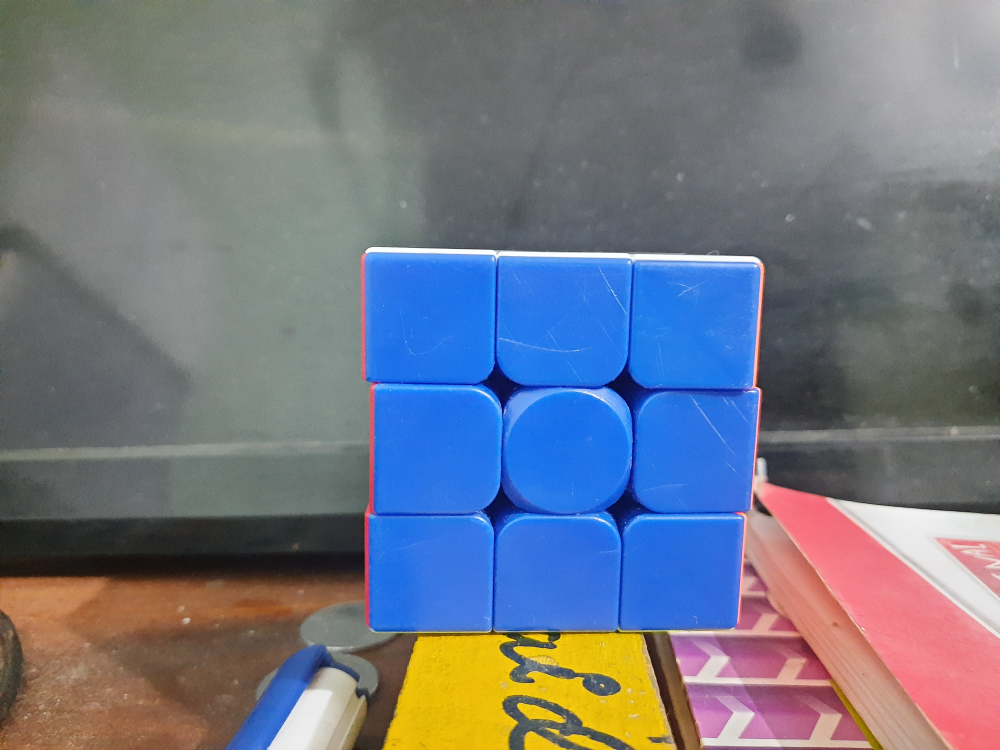
#> input picture images/1.jpg, 4000 x 3000 px, given in place of vid1.mp4, which was not available (shown at 1/4 size)
$ python main.py
#> lines starting #> are read from the running program, lines starting #| are printed output that depends on the picture; after the words box and inside, x2 and y2 are one past the last pixel; in counts of white or black regions, pixels touching at a corner belong together; long printed decimals are rounded; pictures that were not available may be replaced by others from this repository, and a replacement may not be noted
import cv2
import numpy as np

cap = cv2.VideoCapture("videos/vid1.mp4")
new_width = 480
new_height = 480
while True:
    ret, frame = cap.read()
#> frame is the input picture: shape (3000, 4000, 3); mean B, G, R 132.3, 119.2, 114.5
    frame = cv2.resize(frame, (new_width,new_height))
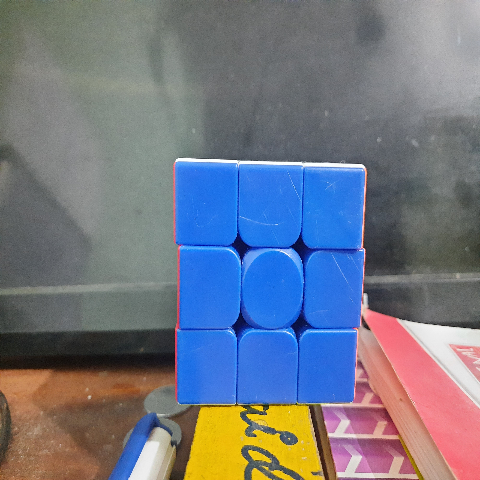
#> frame: shape (480, 480, 3); mean B, G, R 132.2, 119.2, 114.4
    gray = cv2.cvtColor(frame, cv2.COLOR_BGR2GRAY)
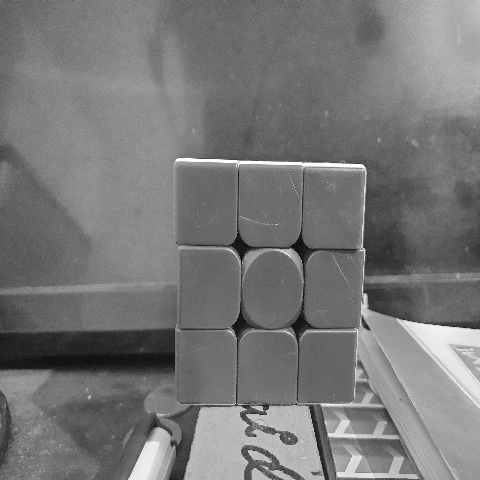
#> gray: shape (480, 480); min 9, max 255, mean 119.2
    gaussian = cv2.GaussianBlur(gray, (5,5), 0)
    canny = cv2.Canny(gray, 150, 100)
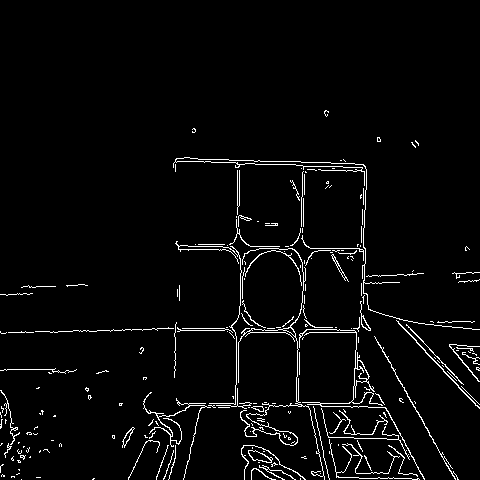
#> canny: shape (480, 480); 3.4% white in thin lines or dots, all inside (x1, y1, x2, y2) = (0, 110, 480, 480)
    ret, thresh = cv2.threshold(canny, 100, 255, cv2.THRESH_BINARY)
    contour, heirarchy = cv2.findContours(thresh, cv2.RETR_TREE, cv2.CHAIN_APPROX_SIMPLE )
#> contour = 255 contours, 228 with area under 20; largest, box (x1, y1, x2, y2) and area: (299, 329, 425, 480) 293, (354, 360, 369, 387) 205, (248, 450, 273, 463) 160, (238, 248, 325, 480) 144, (248, 450, 272, 463) 138
    for cnt in contour:
        print(cv2.arcLength(cnt, True))
        if cv2.arcLength(cnt, True) > 264:
            cv2.drawContours(frame, cnt, -1, (0, 255, 0), 3)
#> this loop made 255 passes
#> cnt on passes 1 to 3: [[21, 479]], [[300, 478], [300, 479]], [[93, 478], [92, 479], [93, 479], [94, 478]]
#| 0.0
#| 2.0
#| 4.828
#| 8.0
#| 8.828
#| 11.657
#| 0.0
#| 6.828
#> (further printed lines are left out)
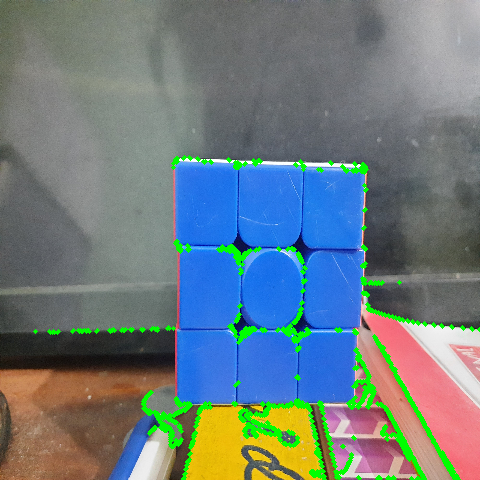
#> frame: shape (480, 480, 3); 3.78% of pixels changed, all inside (x1, y1, x2, y2) = (33, 155, 480, 480)
    if not ret:
        break
    else:
        cv2.imshow("window", thresh)
        if cv2.waitKey(1) & 0xFF == ord('q'):
#> (key q is pressed here)
            break
cap.release()
cv2.destroyAllWindows()

$ run again, on images/2.jpg
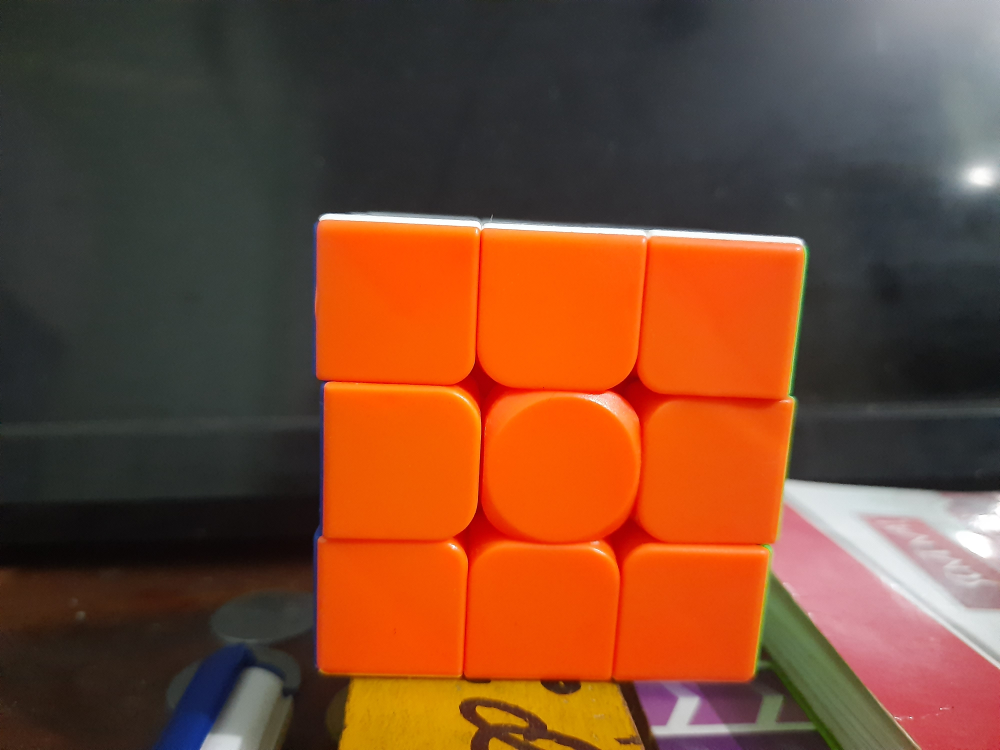
#> input picture images/2.jpg, 4000 x 3000 px, given in place of vid1.mp4, which was not available (shown at 1/4 size)
#> frame is the input picture: shape (3000, 4000, 3); mean B, G, R 48.2, 72.9, 120.2
#> `canny = cv2.Canny(gray, 150, 100)`:
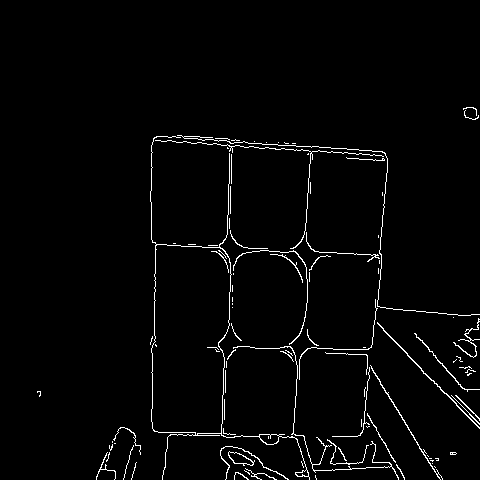
#> canny: shape (480, 480); 2.3% white in thin lines or dots, all inside (x1, y1, x2, y2) = (37, 107, 480, 480)
#> contour = 107 contours, 92 with area under 20; largest, box (x1, y1, x2, y2) and area: (150, 136, 310, 480) 13687, (151, 244, 232, 436) 13420, (228, 451, 255, 466) 188, (228, 451, 254, 466) 170, (259, 434, 280, 445) 152
#> the loop `for cnt in contour:` made 107 passes
#> cnt on passes 5, 7, 10, 12, 13, 16, 25, 26: [[434, 466], [435, 467]], [[432, 463]], [[430, 460], [431, 460], [432, 461], [433, 460]], [[429, 458], [431, 458]], [[427, 455], [428, 456]], [[450, 453], [451, 452], [452, 453], [451, 454]], [[114, 443], [115, 443]], [[112, 441], [112, 442]]
#> (printed output is left out)
#> after the loop `for cnt in contour:`:
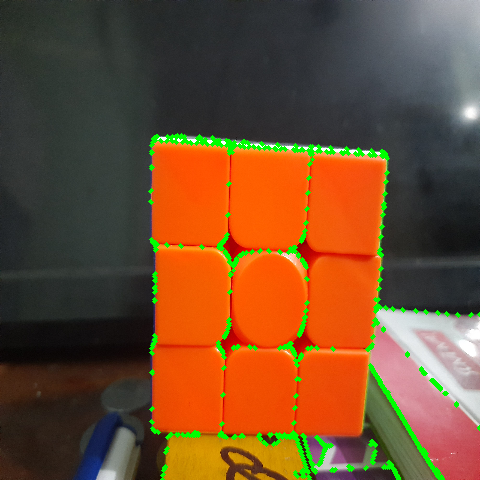
#> frame: shape (480, 480, 3); mean B, G, R 46, 77, 115.1

$ run again, on images/3.jpg
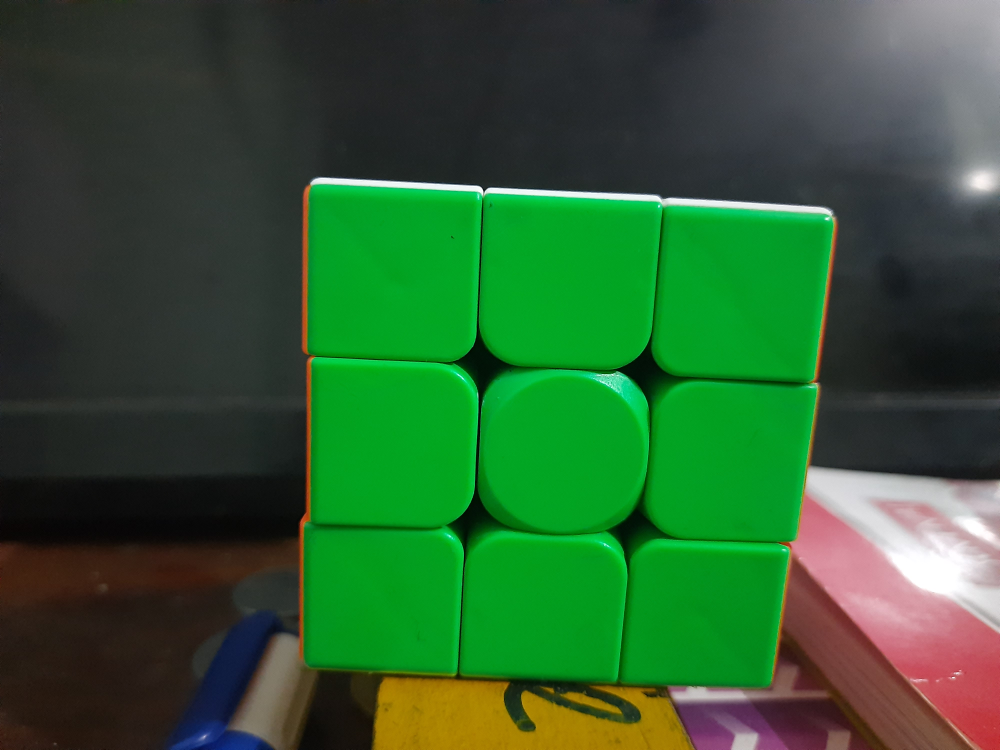
#> input picture images/3.jpg, 4000 x 3000 px, given in place of vid1.mp4, which was not available (shown at 1/4 size)
#> frame is the input picture: shape (3000, 4000, 3); mean B, G, R 49.3, 91.9, 46.9
#> `canny = cv2.Canny(gray, 150, 100)`:
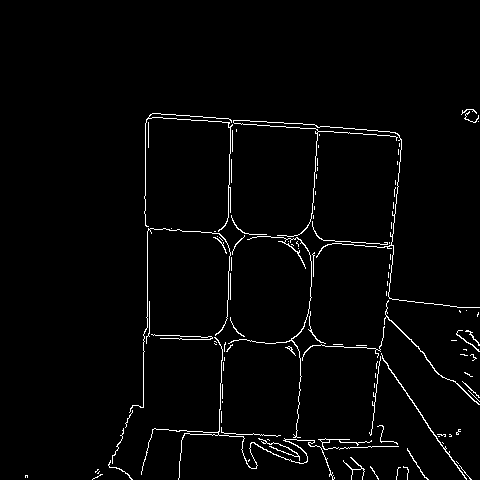
#> canny: shape (480, 480); 2.3% white in thin lines or dots, all inside (x1, y1, x2, y2) = (25, 109, 480, 480)
#> contour = 114 contours, 104 with area under 20; largest, box (x1, y1, x2, y2) and area: (381, 353, 467, 480) 84, (384, 300, 480, 405) 75, (141, 337, 335, 480) 68, (228, 236, 312, 438) 54, (318, 438, 372, 450) 36
#> the loop `for cnt in contour:` made 114 passes
#> cnt on passes 3, 9, 11, 15, 16, 20, 24, 28: [[99, 471], [97, 473], [98, 473], [98, 472]], [[456, 461], [458, 463]], [[249, 459], [248, 460], [248, 461], [249, 460]], [[442, 442], [443, 443]], [[267, 439], [268, 439], [269, 440], [268, 439]], [[438, 436], [439, 436]], [[456, 433], [457, 432], [458, 433], [457, 434]], [[221, 411], [221, 422]]
#> (printed output is left out)
#> after the loop `for cnt in contour:`:
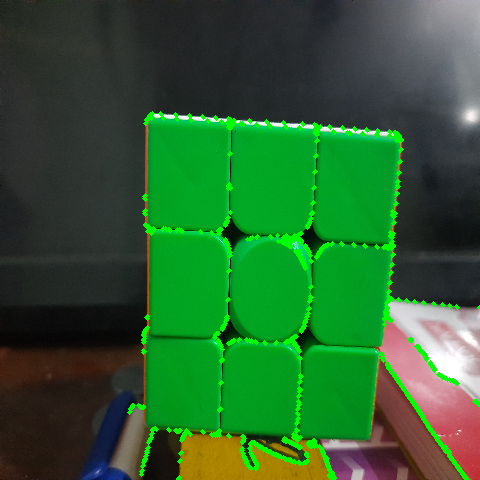
#> frame: shape (480, 480, 3); mean B, G, R 47.3, 95.9, 44.4

$ run again, on images/4.jpg
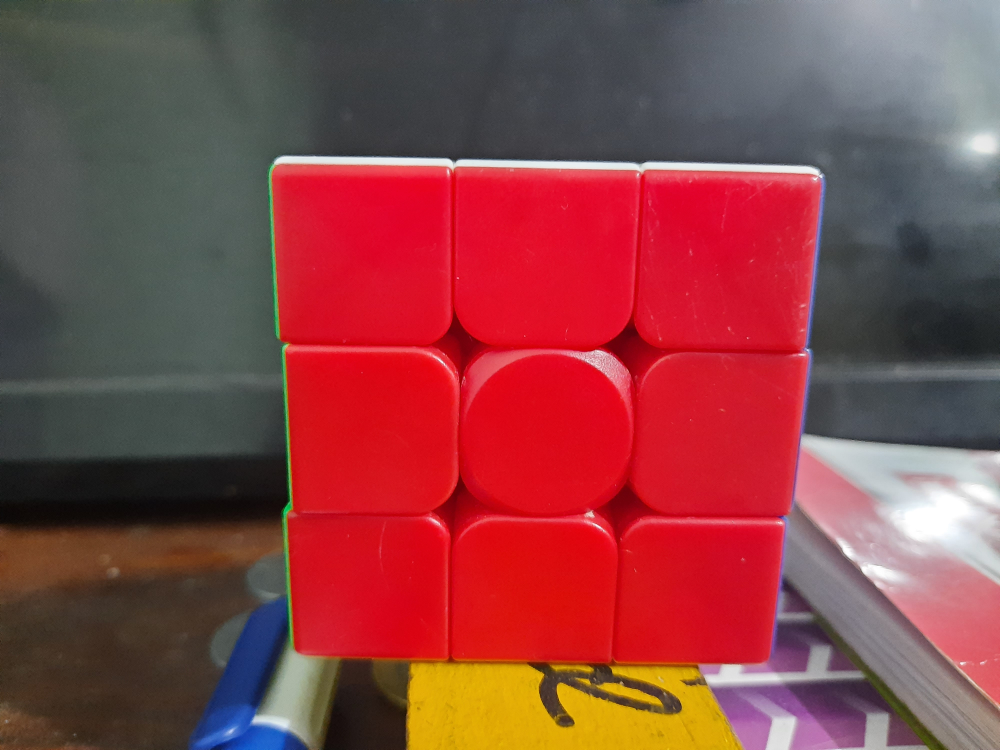
#> input picture images/4.jpg, 4000 x 3000 px, given in place of vid1.mp4, which was not available (shown at 1/4 size)
#> frame is the input picture: shape (3000, 4000, 3); mean B, G, R 69.3, 67.5, 137.7
#> `canny = cv2.Canny(gray, 150, 100)`:
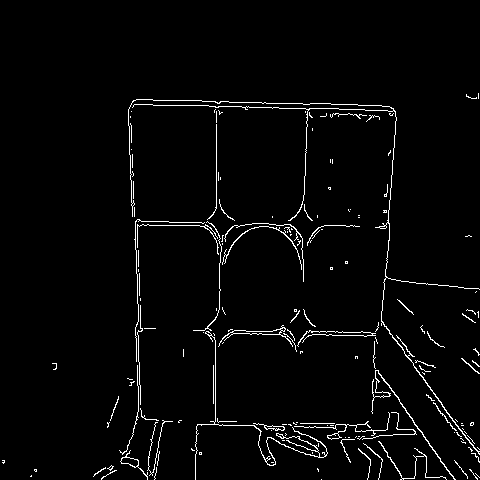
#> canny: shape (480, 480); 2.7% white in thin lines or dots, all inside (x1, y1, x2, y2) = (2, 93, 480, 480)
#> contour = 186 contours, 173 with area under 20; largest, box (x1, y1, x2, y2) and area: (218, 325, 293, 347) 170, (128, 99, 480, 455) 157, (232, 329, 282, 335) 138, (120, 450, 148, 480) 127, (195, 331, 328, 480) 110
#> the loop `for cnt in contour:` made 186 passes
#> cnt on passes 1 to 3: [[321, 479]], [[31, 475], [30, 476], [31, 476]], [[475, 473], [479, 477]]
#> (printed output is left out)
#> after the loop `for cnt in contour:`:
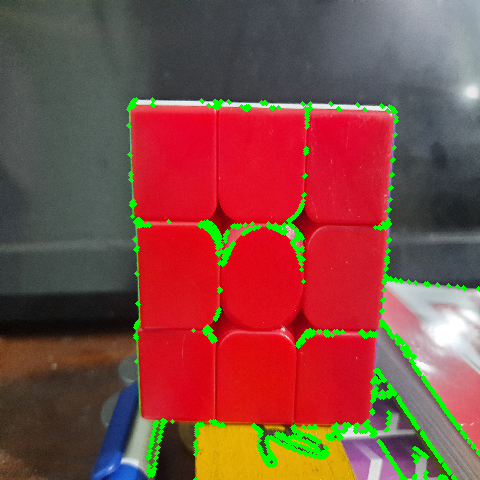
#> frame: shape (480, 480, 3); mean B, G, R 66, 73.6, 131.4
